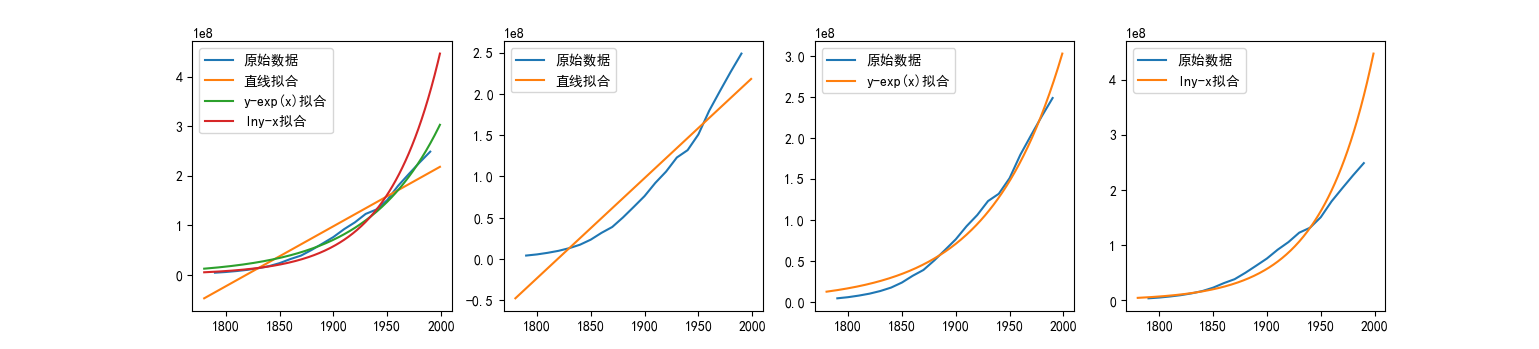

Here is the Python script that generated this plot:
import numpy as np
from scipy.stats import linregress
from scipy.optimize import curve_fit
import matplotlib.pyplot as plt

plt.rcParams["font.sans-serif"] = "SimHei"
plt.rcParams['axes.unicode_minus'] = False

data = np.loadtxt('uspop.txt')
x = data[:, 0]
y = data[:, 1]
result = linregress(x, y)
k, b, r, p, std_err = result


def func1(x, a, c):
    return a * np.exp(c * x)


def func2(x, a, c):
    return c * x + a


params1, _ = curve_fit(func1, x, y, p0=[np.exp(-21.5789), 0.020758])
a1, c1 = params1
params2, _ = curve_fit(func2, x, np.log(y))
a2, c2 = params2

x_ = np.arange(1780, 2000, 1)
y_1 = k * x_ + b
y_2 = func1(x_, a1, c1)
y_3 = np.exp(func2(x_, a2, c2))

plt.figure(figsize=(16, 3.5))
plt.subplot(1, 4, 1)
plt.plot(x, y, label="原始数据")
plt.plot(x_, y_1, label="直线拟合")
plt.plot(x_, y_2, label="y-exp(x)拟合")
plt.plot(x_, y_3, label="lny-x拟合")
plt.legend()

plt.subplot(1, 4, 2)
plt.plot(x, y, label="原始数据")
plt.plot(x_, y_1, label="直线拟合")
plt.legend()

plt.subplot(1, 4, 3)
plt.plot(x, y, label="原始数据")
plt.plot(x_, y_2, label="y-exp(x)拟合")
plt.legend()

plt.subplot(1, 4, 4)
plt.plot(x, y, label="原始数据")
plt.plot(x_, y_3, label="lny-x拟合")
plt.legend()
plt.show()
